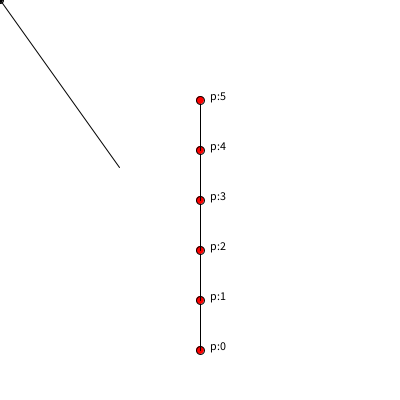
Frame 1 (no input)
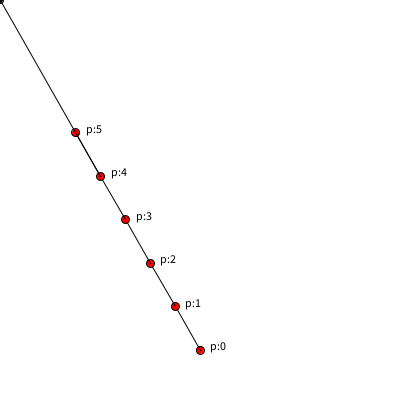
Frame 60 (the mouse pressed at the canvas centre just before this capture)
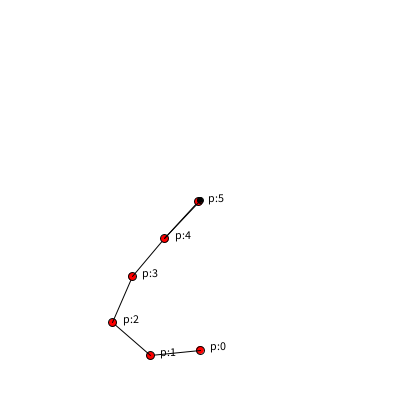
Frame 120 (the mouse held since frame 60 and released just before this capture)

The Processing sketch that drew these frames (run headless with seeded random() and noise(); from frame 60 on, the mouse is pressed at the canvas centre):

// Processing sketch: week14_8_ik_inverse_kinematics_part7
// ── week14_8_ik_inverse_kinematics_part7.pde
//week14_9_ik_inverse_kinematics_part7
//用簡單的運算,來解真的ID運算
void setup(){
  size(400,400);
  for(int i=0; i<6; i++){  //把頂點從上到下放好
    p[i] = new PVector(200, 350-50*i);
  }
}
PVector [] p =new PVector[6];  //有6個頂點
void draw(){
  background(255);
  for(int i=0; i<6; i++){  //用迴圈,畫點、畫字
    if(i>0) line(p[i-1].x, p[i-1].y, p[i].x, p[i].y);
    fill(255,0,0);  //紅色的圈圈
    ellipse(p[i].x, p[i].y, 8, 8);
    fill(0);
    text("p:"+i, p[i].x+10, p[i].y);  //字往右一點點
  }
  PVector now = new PVector(mouseX, mouseY);
  p[5].x=now.x;
  p[5].y=now.y;
  for(int i=4;i>0;i--){
    PVector v = PVector.sub(now, p[i]).normalize().mult(50);  //短向量
    //因為長度限制為50,所以長向量 先長度變成1 再乘上50
    p[i].x = p[i+1].x - v.x;  //新的位置, 是中心,再加長度50的這1小段
    p[i].y = p[i+1].y - v.y;  //新的位置, 是中心,再加長度50的這1小段
  }
  for(int i=1;i<=5;i++){
    PVector v= PVector.sub(p[i], p[i-1]).normalize().mult(50);
    p[i].x = p[i-1].x + v.x;
    p[i].y = p[i-1].y + v.y;
  }
  ellipse(mouseX,mouseY,6,6);  //滑鼠也有1個小點,要控制座標移動
  line(p[4].x, p[4].y, mouseX, mouseY);
}
